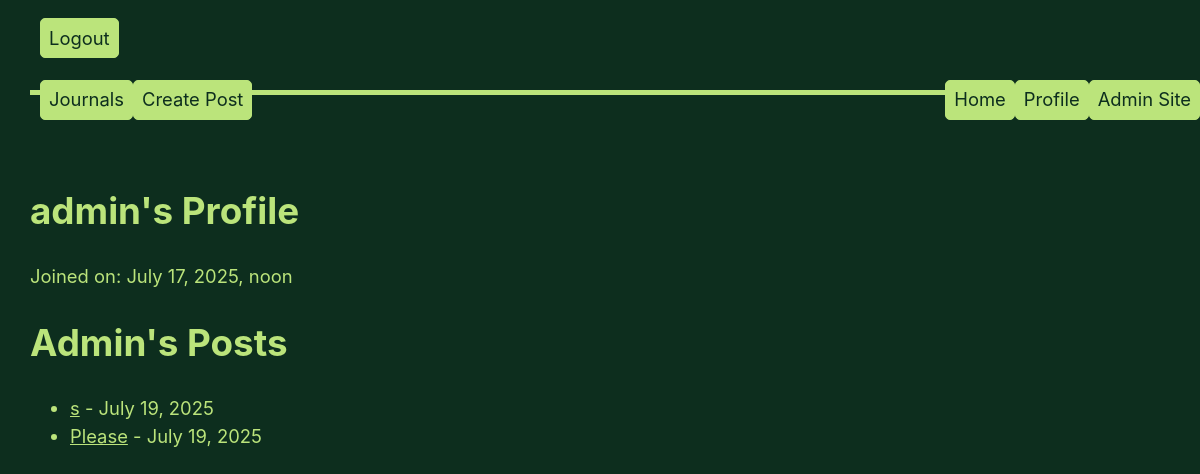
/profile/ (signed in), run on an earlier commit of the app's database.
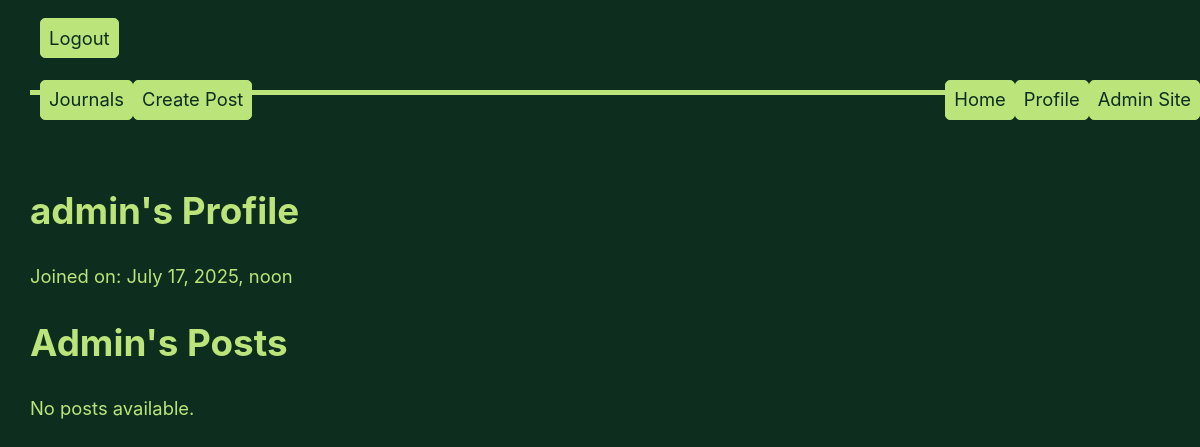
And on a later commit of the database.
### app/models.py (models this page shows, shortened)
class Post(models.Model):
    author = models.CharField(max_length=100, default='admin')
    title = models.CharField(max_length=255)
    image = models.ImageField(null=True, upload_to="media/")
    body = models.TextField(default="")
    created_on = models.DateTimeField(auto_now_add=True)
    last_modified = models.DateTimeField(auto_now=True)
    categories = models.ManyToManyField("Category", related_name="posts")
    is_private = models.BooleanField(default=False)

### app/views.py (the view)
# urls.py: path('profile/', views.profile, name='profile'),
def profile(request):
    if not request.user.is_authenticated:
        return redirect('login')
    context = {
        'user': request.user,
        'posts': Post.objects.filter(author=request.user.username).order_by('-created_on')
    }
    return render(request, 'profile.html', context)

### app/templates/app/profile.html
{% extends "base.html" %}
{% block page_content %}
<h1>{{ user.username }}'s Profile</h1>
<div>
    <p>Joined on: {{ user.date_joined }}</p>
</div>
<h1>{{ user.username.capitalize }}'s Posts</h1>
{% if posts %}
    <ul>
        {% for post in posts %}
            {% if not post.private %}
            <li>
                <a href="{% url 'post_detail' post.pk %}">{{ post.title }}</a> - {{ post.created_on.date }}
            </li>
            {% endif %}
        {% endfor %}
    </ul>
{% else %}
    <p>No posts available.</p>
{% endif %}
{% endblock page_content %}

What changed in the data, as far as the page shows it:
removed Post: title "s", created_on "July 19, 2025"
removed Post: title "Please", created_on "July 19, 2025"
Also different on the page:
text now shown: "No posts available."
